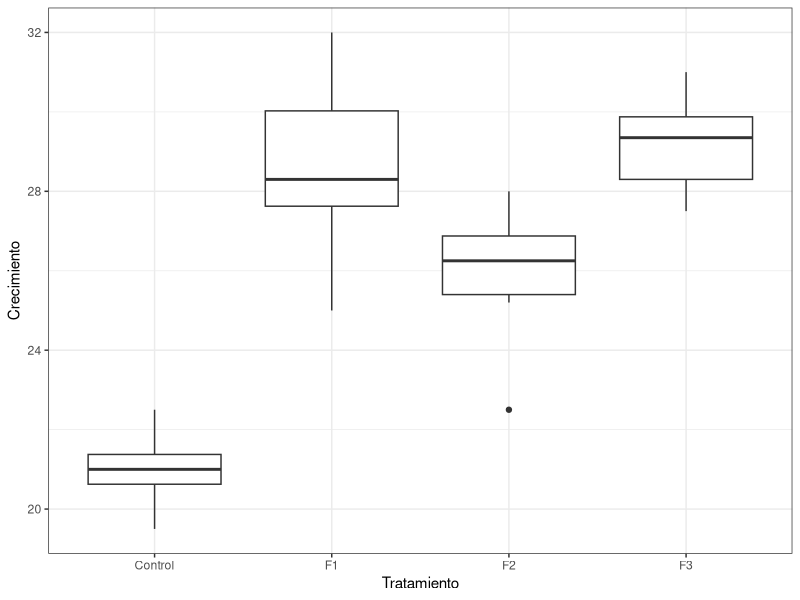
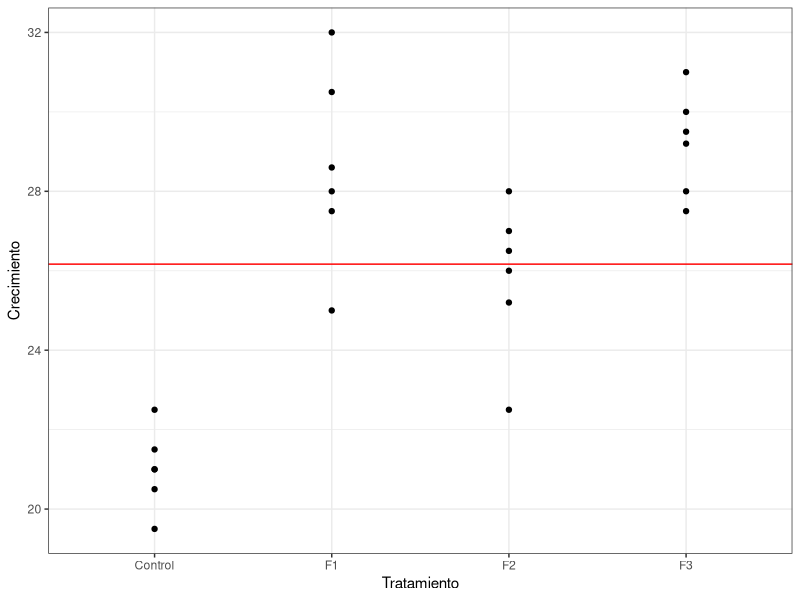
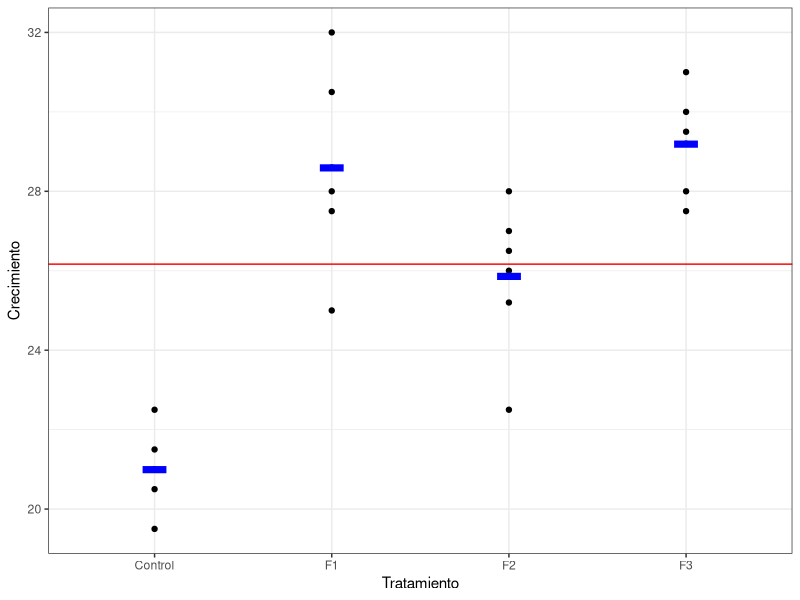
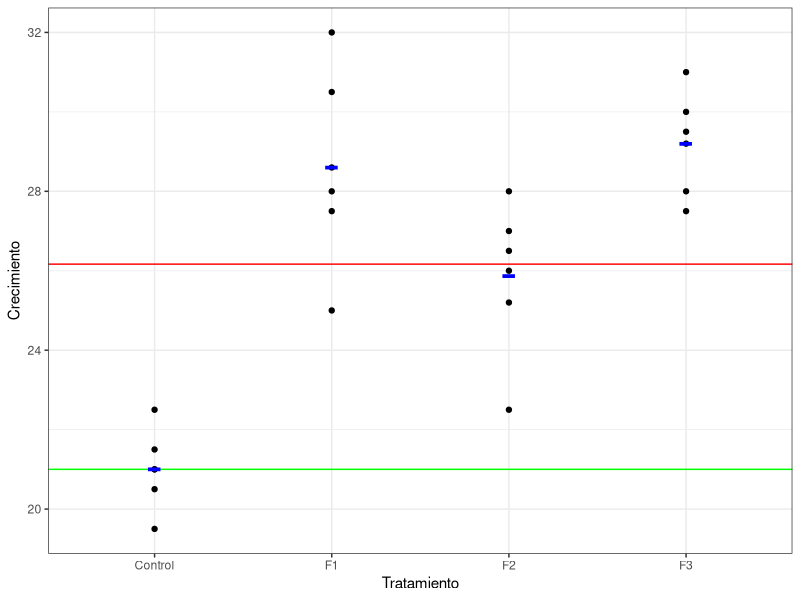
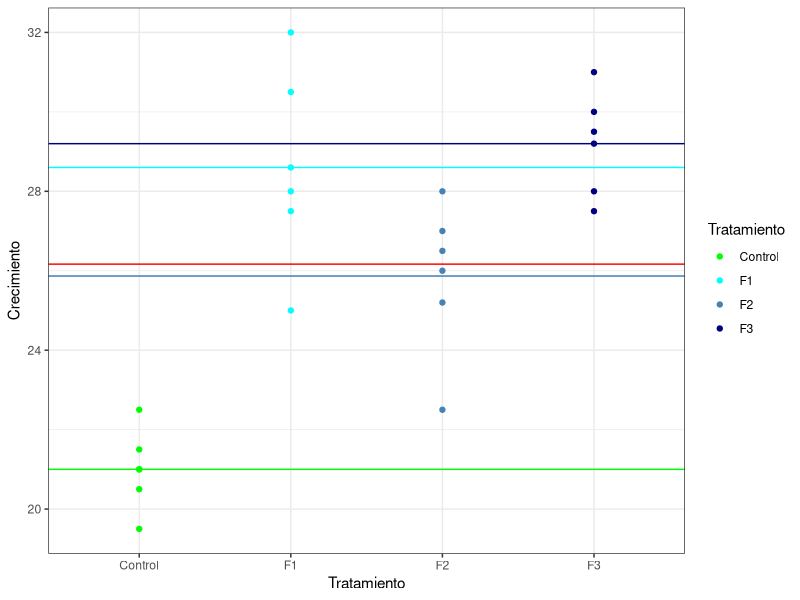
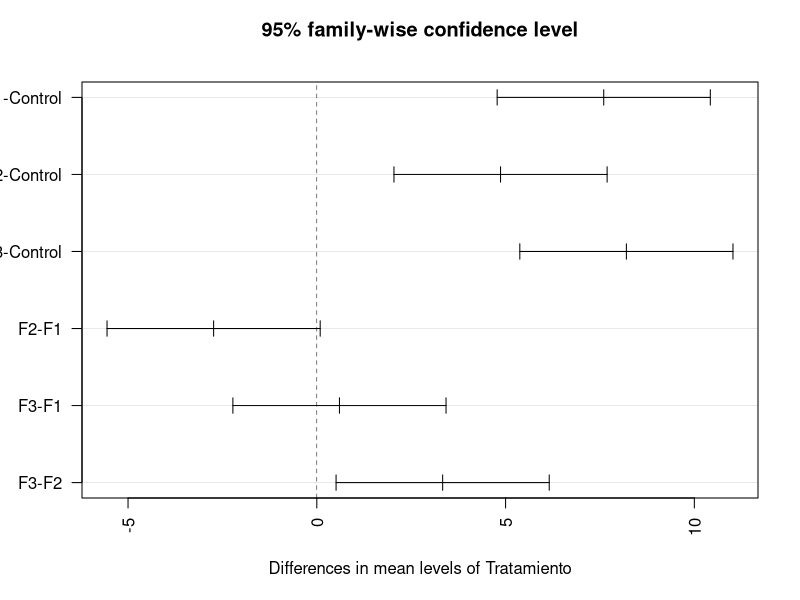

Here is the R script that generated these plots, in order:
# ANOVA ----
# Paso 1 ----
# H0:
# Las medias de los fertilizantes son iguales

# Paso 2 ----
# Las medias de los fertilizantes no son iguales

# Paso 3 ----
# La prueba estadística de H0 se hará con un nivel alfa de 0.05
alfa <- 0.05

# Paso 4 ---- Recolectar datos
# datos de crecimento de una planta usando 3 tipos de fertilizante
# y un grupo control sin ningún fertilizante
datos <- data.frame(
     Control = c(21, 19.5, 22.5, 21.5, 20.5, 21),
          F1 = c(32, 30.5, 25, 27.5, 28, 28.6),
          F2 = c(22.5, 26, 28, 27, 26.5, 25.2),
          F3 = c(28, 27.5, 31, 29.5, 30, 29.2)
)
datos
# Paso 4.1 ----
# Es bueno hacer visualización para darse una idea de qué está ocurriendo
# cargar tidyverse
library(tidyverse)
# convertir de wide a long (tidy)
datos_long <- datos |> 
  pivot_longer(cols = Control:F3, 
               names_to = 'Tratamiento', 
               values_to = 'Crecimiento')
datos_long
# visualización

ggplot(datos_long,
       aes(x = Tratamiento, 
           y = Crecimiento)) +
  geom_boxplot() +
  theme_bw()


# visualización de variabilidad

ggplot(datos_long,
       aes(x = Tratamiento, 
           y = Crecimiento)) +
  geom_point() +
  geom_hline(yintercept = mean(datos_long$Crecimiento), color = 'red') +
  theme_bw()

mean(datos_long$Crecimiento)
# para añadir las medias por grupo, podemos crear un segundo data.frame

col_means <- datos |>
  colMeans() |> 
  t() |> 
  as.data.frame() |> 
  pivot_longer(cols = Control:F3, 
               names_to = 'Tratamiento', 
               values_to = 'Crecimiento')

col_means <- datos |> 
  pivot_longer(cols = Control:F3, 
               names_to = 'Tratamiento', 
               values_to = 'Crecimiento') |> 
  group_by(Tratamiento) |>
  summarise(media_trat = mean(Crecimiento),
            cantidad = n(),
            rango_iq = IQR(Crecimiento),
            mediana = median(Crecimiento)
            )

col_means

# repetimos el gráfico y añadimos las medias grupales
ggplot(datos_long,
       aes(x = Tratamiento, y = Crecimiento)) +
  geom_point() +
  geom_hline(yintercept = mean(datos_long$Crecimiento), color = 'red') +
  # añadir medias grupales
  geom_point(data = col_means,
             mapping = aes(x = Tratamiento, y = media_trat),
             color = 'blue',
             shape = '-', size = 25) +
  theme_bw()

# Paso 5 ----
# Calcular el estadístico de prueba
# Primero, vamos a correr un modelo de regresión lineal, y luego compararemos
# los resultados

anv <- lm(Crecimiento~Tratamiento, data=datos_long)
summary(anv)

# Crecimiento = mu_control + b1 * F1 + b2*F2 + b3*F3

# qué es ese 21 en intercepto?

# repetimos el gráfico y añadimos las medias grupales
ggplot(datos_long,
       aes(x = Tratamiento, y = Crecimiento)) +
  geom_point() +
  geom_hline(yintercept = mean(datos_long$Crecimiento), color = 'red') +
  geom_hline(yintercept = 21, color = 'green') +
  # añadir medias grupales
  geom_point(data = col_means,
             aes(x = Tratamiento, y = media_trat),
             color = 'blue', shape = '-', size = 13) +
  theme_bw()

# el efecto del Control!
# ¿cuál es el efecto de F1, F2 y F3?

f1 <- 21 + 7.6
f2 <- 21 + 4.8667
f3 <- 21 + 8.2
# añado color al tratamiento para resaltar
ggplot(datos_long,
       aes(x = Tratamiento, y = Crecimiento, color = Tratamiento)) +
  geom_point() +
  scale_color_manual(name = 'Tratamiento', values = c('green', 'cyan', 'steelblue', 'navy')) +
  geom_hline(yintercept = mean(datos_long$Crecimiento), color = 'red') +
  geom_hline(yintercept = 21, color = 'green') +
  geom_hline(yintercept = c(f1, f2, f3), color = c('cyan', 'steelblue', 'navy')) +
  # añadir medias grupales
  # geom_point(data = col_means,
  #            aes(x = Tratamiento, y = media_trat),
  #            color = 'blue', shape = '-', size = 13) +
  theme_bw()

# Las medias intragrupales se obtienen con el intercepto más el efecto;
# por lo tanto, el efecto es el intercepto - media grupal

# para conocer las sumas de cuadrados:
anova(anv)
# lo que arroja un F de 27.46; el efecto del tratamiento es robusto y significativo

# Ahora hacemos todo a mano. Para obtener el F observado, necesitamos descomponer
# la variabilidad en explicada vs no explicada
# descomposición de variabilidad
# tss = variabilidad-tratamiento + variabilidad-residual

# y_ij - Y_global
tss <- sum((datos_long$Crecimiento - mean(datos_long$Crecimiento))^2)
tss

# la variabilidad del tratamiento es la suma de las desviaciones de la media
# de cada grupo con respecto a la media global, multiplicada por n_j

# n_j * (media_grupal - Media_Global)^2

sum_intragrupo <- datos_long |> 
  group_by(Tratamiento) |> 
  summarise(nj = n(),
            y_barra_j = mean(Crecimiento))

gmean <- mean(datos_long$Crecimiento)
gmean

tr_ss <- sum(sum_intragrupo$nj * (sum_intragrupo$y_barra_j - gmean)^2)
tr_ss

# finalmente, necesitamos la varianza residual (no explicada)

res_ss <- tss - tr_ss
res_ss
# también se puede obtener a partir del modelo 
sum(residuals(anv)^2)

# para convertirlos a varianzas (suma promedio de cuadrados) necesitamos los grados
# de libertad. Para tss, los grados de libertad es N - 1
N <- nrow(datos_long)
df_tss <- N-1
# para el tratamiento, tenemos 4 tratamientos - 1
df_trat <- 3
# los grados de libertad del error son los grados de libertad de tss - los de tratamiento
df_res <- df_tss - df_trat

# ahora podemos calcular la varianza explicada y la no explicada

var_exp <- tr_ss/df_trat
var_no_exp <- res_ss/df_res

# Paso 6 ----
# y el estadístico F es

F_obs <- var_exp/var_no_exp
F_obs

# el F_alfa o F_crit

F_crit <- qf(1-alfa, df1 = df_trat, df2 = df_res)
F_crit

# Paso 7 ----

print(
  ifelse(
    F_obs > F_crit, "Rechazar H0", "Aceptar H0"
  )
)

# O
p_val <- df(F_obs, df_trat, df_res)
p_val

print(
  ifelse(
    p_val < alfa, "Rechazar H0", "Aceptar H0"
  )
)


# Paso 8 ----
# Probar que el fertilizante F1 es mayor que Control

# alfa = 0.05
# alfa = 1 - 0.95
# alfa = 1 - (0.95 * 0.95)

# Pruebas de Tukey para comparaciones de medias
# Necesitamos computar un estadístico q de tukey, que tiene una distribución
# qtukey(1-alfa, tratamientos, grados de libertad residuales)
# Calculamos un estadístico 
# w = q_tukey * sqrt( (res_ss/df_res) / num_replicas )
q <- qtukey(1-0.05, 4, df_res)
w <- q * sqrt( (res_ss/df_res) / 6 )

# si una diferencia de medias es mayor que w, la diferencia es significativa

col_means

mean_f1 <- col_means |> 
  filter(Tratamiento == "F1") |> 
  pull(media_trat)

mean_control <- col_means |> 
  filter(Tratamiento == "Control") |> 
  pull(media_trat)

diff_means <- mean_f1 - mean_control

diff_means
w
# la diferencia es significativa

# Podemos hacerlo para todas las posibles diferencias de medias convirtiendo
# el obeto de lm en anova con la función aov
anv <- aov(anv) # Tukey-Cramer

# modelos mixtos, jerárquicos, multinivel

TukeyHSD(anv, conf.level = .99) # alfa= 0.01

# y podemos visualizar
tkdiff <- TukeyHSD(anv, conf.level = .95)
plot(tkdiff, las = 2)
